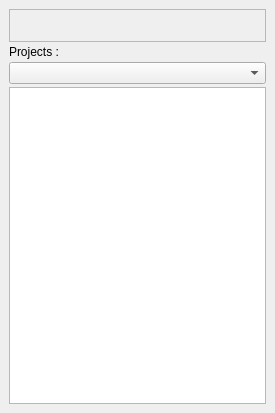
<ui version="4.0" >
 <class>UIProjectsManager</class>
 <widget class="QDockWidget" name="UIProjectsManager" >
  <property name="geometry" >
   <rect>
    <x>0</x>
    <y>0</y>
    <width>275</width>
    <height>413</height>
   </rect>
  </property>
  <property name="windowTitle" >
   <string>Projects Manager</string>
  </property>
  <widget class="QWidget" name="wCentral" >
   <layout class="QVBoxLayout" >
    <property name="spacing" >
     <number>3</number>
    </property>
    <item>
     <widget class="QFrame" name="fButtons" >
      <property name="sizePolicy" >
       <sizepolicy vsizetype="Maximum" hsizetype="Expanding" >
        <horstretch>0</horstretch>
        <verstretch>0</verstretch>
       </sizepolicy>
      </property>
      <property name="minimumSize" >
       <size>
        <width>0</width>
        <height>0</height>
       </size>
      </property>
      <property name="frameShape" >
       <enum>QFrame::StyledPanel</enum>
      </property>
      <layout class="QHBoxLayout" >
       <property name="spacing" >
        <number>0</number>
       </property>
       <item>
        <spacer>
         <property name="orientation" >
          <enum>Qt::Horizontal</enum>
         </property>
         <property name="sizeHint" >
          <size>
           <width>0</width>
           <height>0</height>
          </size>
         </property>
        </spacer>
       </item>
       <item>
        <widget class="QToolBar" name="tbButtons" >
         <property name="sizePolicy" >
          <sizepolicy vsizetype="Maximum" hsizetype="Maximum" >
           <horstretch>0</horstretch>
           <verstretch>0</verstretch>
          </sizepolicy>
         </property>
         <property name="styleSheet" >
          <string>.QToolBar { border : none }</string>
         </property>
         <property name="orientation" >
          <enum>Qt::Horizontal</enum>
         </property>
        </widget>
       </item>
      </layout>
     </widget>
    </item>
    <item>
     <widget class="QLabel" name="lProjects" >
      <property name="text" >
       <string>Projects :</string>
      </property>
     </widget>
    </item>
    <item>
     <widget class="pTreeComboBox" name="cbProjects" />
    </item>
    <item>
     <widget class="QTreeView" name="tvProjects" >
      <property name="editTriggers" >
       <set>QAbstractItemView::NoEditTriggers</set>
      </property>
     </widget>
    </item>
   </layout>
  </widget>
 </widget>
 <customwidgets>
  <customwidget>
   <class>pTreeComboBox</class>
   <extends>QComboBox</extends>
   <header>pTreeComboBox.h</header>
  </customwidget>
 </customwidgets>
 <resources>
  <include location="../../resources/resources.qrc" />
 </resources>
 <connections/>
</ui>
